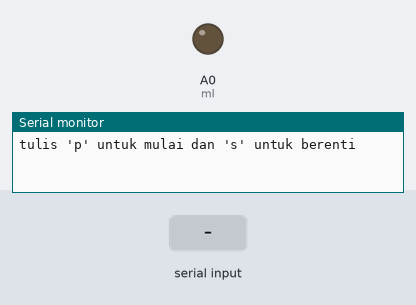
The sketch below on a simulated Arduino Uno, built with avr-gcc and run on an emulated ATmega328P. On the bench: output pins drawn as LEDs (lit = HIGH), the last lines printed to the serial monitor. The inputs (shaded band) are chosen by the test bench.

Above: at 1.2 s.
1.3 s: "s" received over Serial
At 2.7 s:
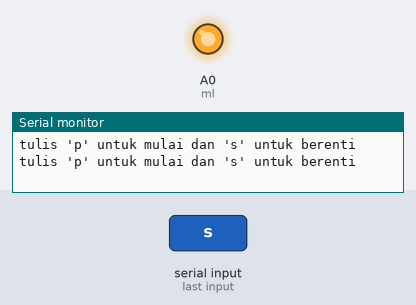
3.8 s: "p" received over Serial
At 5.7 s:
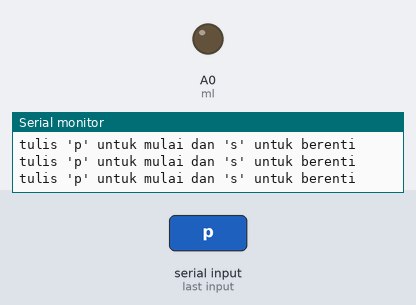
Timing chart, 0 to 7.2 s (numbered marks = the images above; inputs shaded):
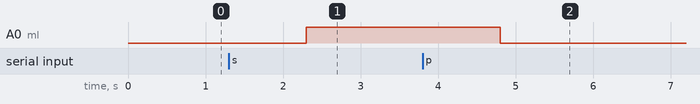

The sketch:

BluetoothModule.ino
```cpp
int ml = A0;
int h = 255;
int l = 0;
String motion;

void setup() {
  Serial.begin(9600);
  pinMode(ml, OUTPUT);
}

void loop() {
  Serial.println("tulis 'p' untuk mulai dan 's' untuk berenti");
  while(Serial.available() == 0){}

  motion = Serial.readString();
  if(motion == "p"){
    analogWrite(ml,l);
  }

  if(motion == "s"){
    analogWrite(ml,h);
  }
}
```

Measured:
- after the input at 1.3 s, A0 (ml): LOW → HIGH after 1.0 s
- after the input at 3.8 s, A0 (ml): HIGH → LOW after 1.0 s
